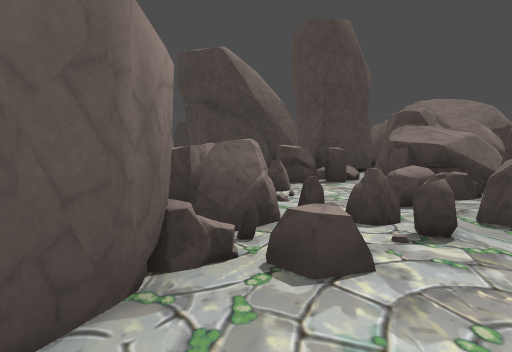
[1] (above)

24 first-person views from a walk through a 3-D level made in the Godot game engine. The camera is 1.3 m above the floor, tilts 4° down and sees 70° across. The floor is counted in squares, 2 m on a side. Each view is taken from the middle of a square. On the plan, view 1 faces up. The plan holds only what a view shows up to about 11 squares ahead; the rest is blank. The place goes on beyond the plan. Some surface patterns are stand-ins.

[2]
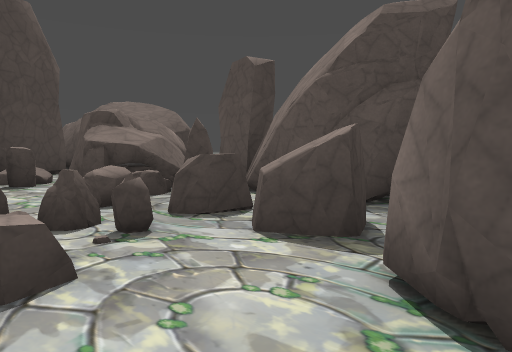

[3]
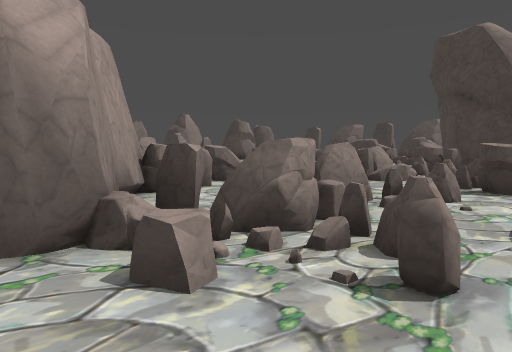

[4]
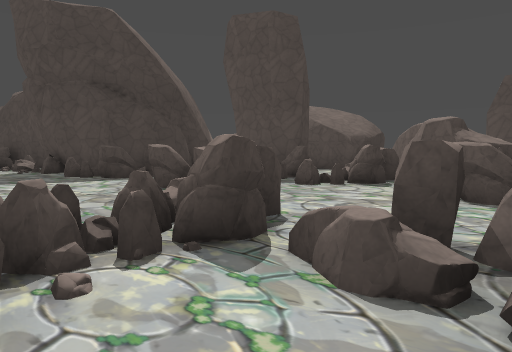

[5]
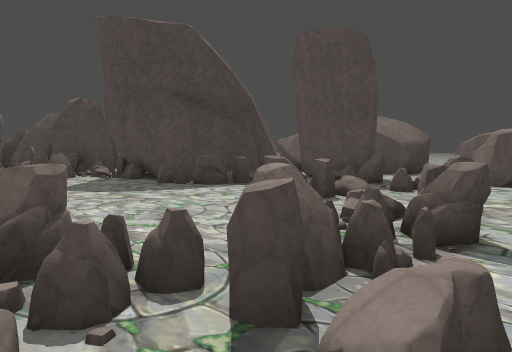

[6]
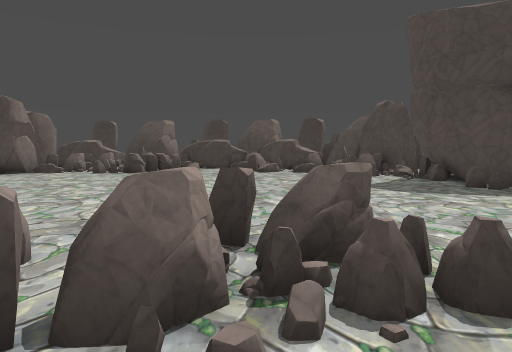

[7]
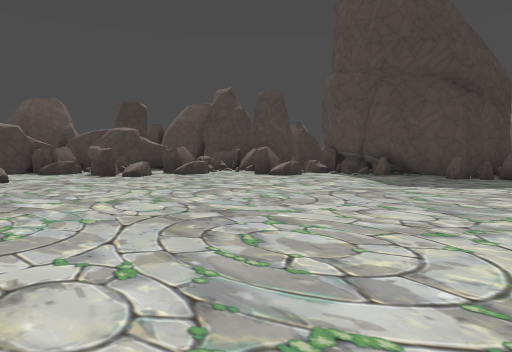

[8]
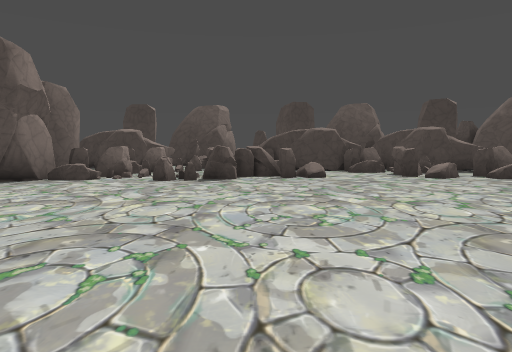

[9]
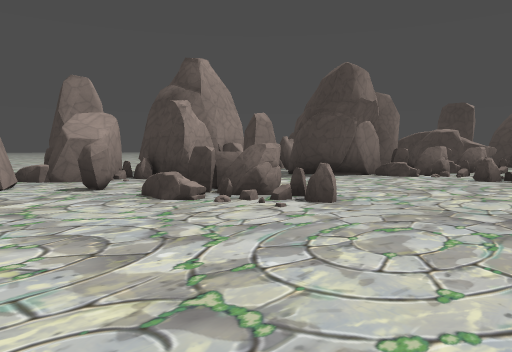

[10]
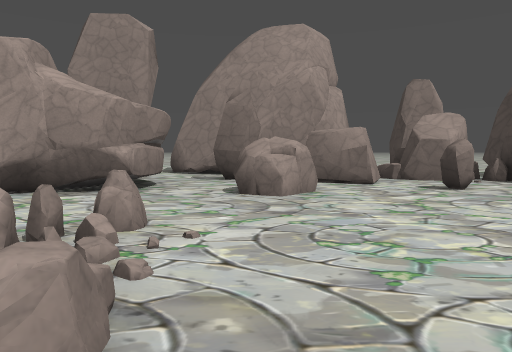

[11]
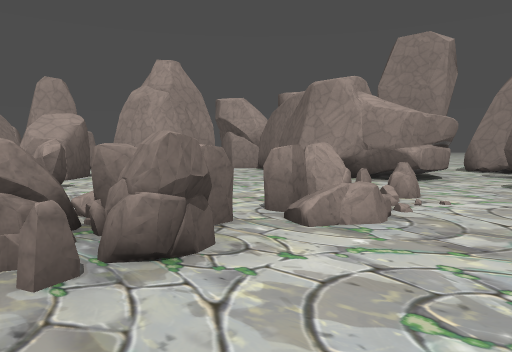

[12]
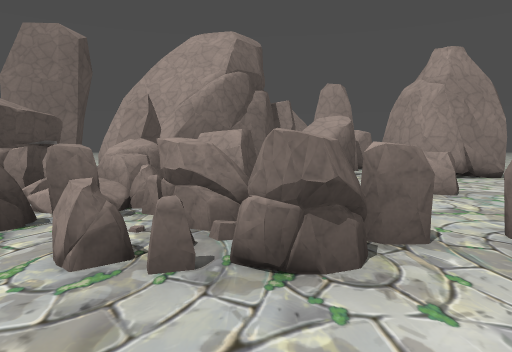

[13]
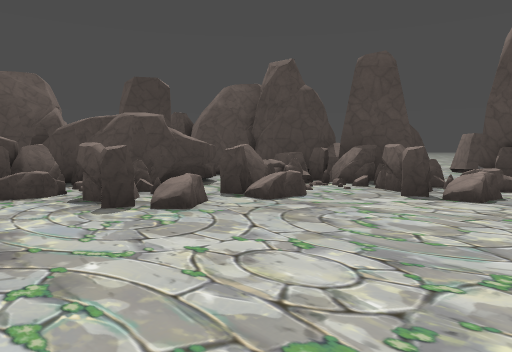

[14]
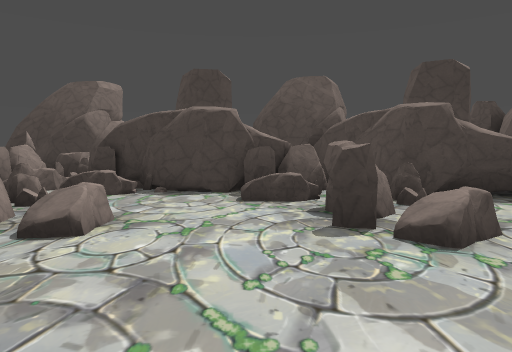

[15]
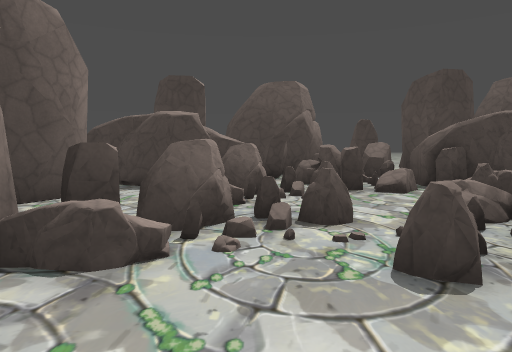

[16]
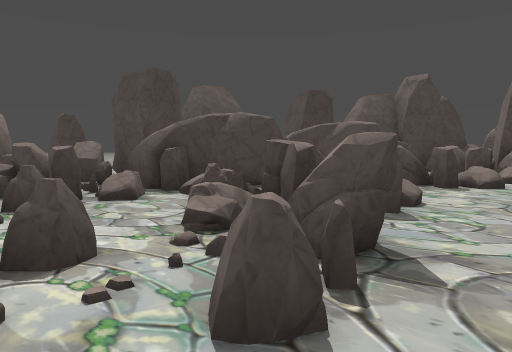

[17]
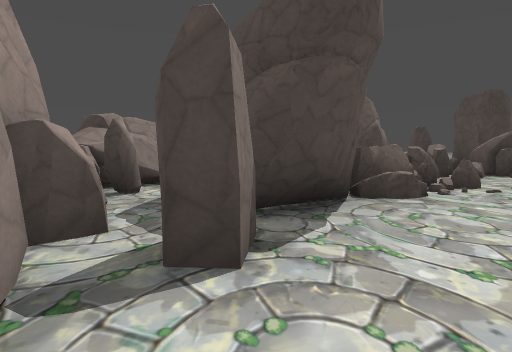

[18]
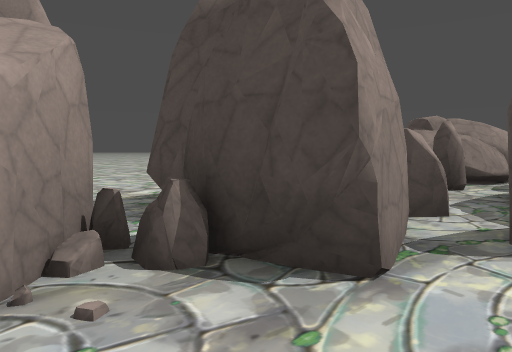

[19]
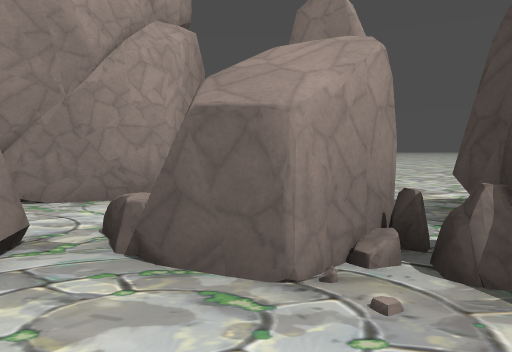

[20]
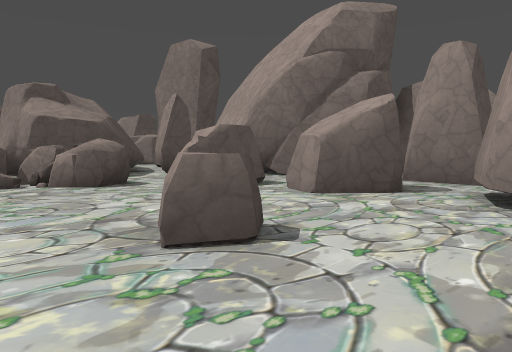

[21]
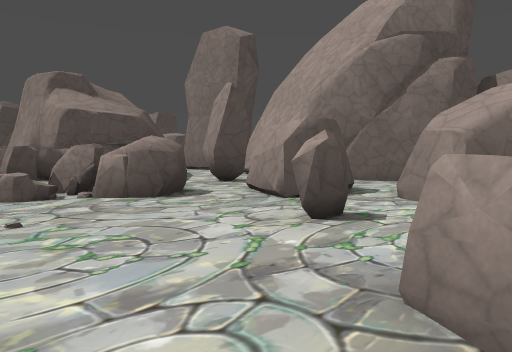

[22]
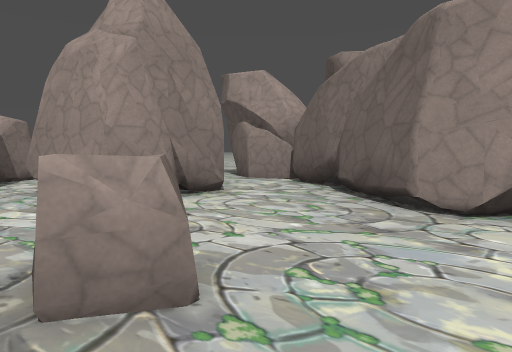

[23]
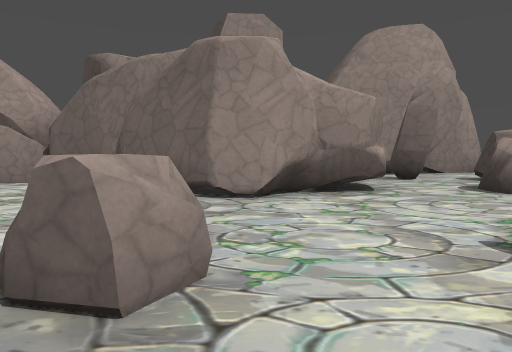

[24]
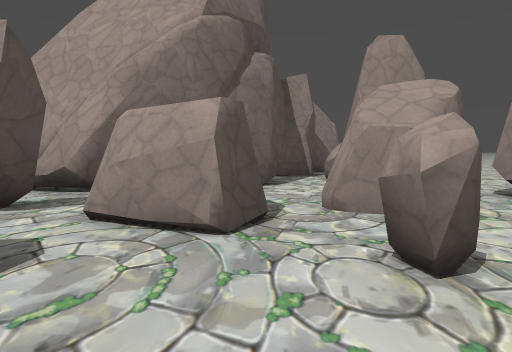

### Floor plan
Points are (right, up) in squares from view 1. A wall is a line through its corners. A room is listed if a view was taken in it or the views show most of it. See-through windows are left out.
Room 1 (views 1, 2, 3, 4, 5, 6, 7, 8, 9, 10, 11, 12, 13, 14, 15, 16, 17, 18, 19, 20, 21, 22, 23, 24)
walls: (-2.5, 14.7) (-2.5, 15.5); (-9.7, 22.7) (-10.6, 23.1); (-2.4, 14.6) (-2.6, 15.2); (-2.2, 17.4) (-1.7, 18.1); (-11.2, 23.3) (-11.8, 23.5) (-11.9, 23.9); (-4.8, 22.4) (-5.5, 21.9); (-7.5, 23.6) (-7.8, 24); (-7.4, 23.8) (-7.7, 24.3); (-12, 23.6) (-11.8, 24.4); (-0.2, 13.1) (-1.8, 13.7) (-2.6, 15.2); (-3.3, 23.6) (-3.6, 24); (0.4, 13.2) (-0.1, 13.1) (-0.8, 13.3); (-15.3, 23.9) (-15.7, 23.8); (-16.1, 23.7) (-16.6, 23.5) (-17.7, 24); (-17.5, 24) (-18.1, 24.1); (-17.8, 7.1) (-17.5, 6.7); (-17.7, 7) (-17.4, 5.4); (-6.6, 3.7) (-3.8, 4) (-3.3, 3.7); (-17.7, 6.8) (-17, 5.1); (-5.6, 3.7) (-5.1, 4); (-6.4, 3.5) (-6.2, 3.7) (-5.7, 3.8); (-5.5, 3.7) (-4.6, 4.3); (-18.1, 7) (-17.5, 6.7); (-18.3, 7.1) (-17.5, 6.8) (-17.4, 5.8) (-16.9, 5.1); (-18.4, 7.2) (-18, 7.1); (-6.6, 3.1) (-6.3, 3.7); (-17.4, 5.9) (-16.9, 5.1); (-18.9, 7.2) (-18.1, 7.2) (-17.3, 6.5) (-17.1, 4.2); (-19.2, 7.3) (-18, 7.1); (-6.7, 2.6) (-6.3, 3.7); (-17.1, 4.9) (-17.1, 4.3) (-19.4, 0.9); (-17, 4.7) (-17.2, 4.2); (-6.8, 2.1) (-6.7, 3.1); (2.7, 7.4) (3.3, 7.9); (-22.4, 10.3) (-22.4, 9.8); (-23, 11.8) (-22.5, 10.8); (-23, 11.7) (-22.2, 9.9); (3.5, 8) (4.1, 8.6); (-1.8, 2.6) (-0.4, 1.9) (-0.8, 1); (-6, 0.8) (-6.5, 1.7); (2.7, 5.4) (2.3, 5.7); (-18, 2.9) (-18.3, 2.6) (-19.1, 1.1); (3.5, 5.8) (3, 5.4); (3.5, 5.8) (2.8, 5.5); (3.5, 5.6) (3, 5.4); (3.5, 5.5) (2.9, 5.4); (3.5, 5.5) (3, 5.4); (-18.5, 2.7) (-18.7, 2.2); (4.6, 6.8) (4.1, 6.4); (-8.5, -0.5) (-7.4, -0.9); (-9.9, -1.2) (-9.2, -1.2); (-9.7, -1.3) (-9.3, -0.9); (-11.6, -2.6) (-11.3, -1.8) (-8.1, -0.5)
low walls: (-1.9, 17.6) (-1.5, 18.1); (-17.4, 5.4) (-17, 5.1) (-17, 4.4); (2.7, 5.4) (2.4, 5.6); (3, 5.4) (2.5, 5.6); (-18.6, 2.6) (-18.8, 1.6); (-8.1, -0.5) (-6.6, -1.1); (-8.4, -0.6) (-7.8, -0.6); (-7.9, -0.6) (-6.7, -0.9); (-7.9, -0.7) (-6.8, -0.8)
ways out: opening at (-20.5, 7.5); opening at (-16.5, -0.8); opening at (-12, -3.5); opening at (-6, 0)
objects: rock (-23, 14); other object (-21, 13); rock (-21, 15); other object (-21, 19); other object (-21, 21); rock (-21, 21) to (-20, 22); rock (-20, 8) to (-20, 9); rock (-20, 10) to (-19, 11); rock (-20, 12); rock (-20, 13); rock (-20, 14); rock (-20, 15) to (-19, 16); rock (-20, 17) to (-19, 17); other object (-20, 18); rock (-20, 19) to (-20, 20); rock (-19, 16) to (-18, 16); rock (-19, 18) to (-17, 20); rock (-18, 9) to (-18, 10); rock (-18, 12); rock (-18, 21) to (-18, 22); rock (-18, 27) to (-16, 27); rock (-17, 0) to (-15, 1); rock (-17, 13); rock (-17, 14); rock (-16, 13); rock (-16, 14); rock (-16, 19); rock (-16, 20); rock (-16, 21); rock (-16, 27) to (-13, 29); rock (-15, 7); rock (-15, 8); rock (-15, 14); rock (-15, 20); rock (-15, 21); rock (-15, 22) to (-15, 23); rock (-15, 26); rock (-14, -2) to (-13, -2); rock (-14, 4); rock (-14, 7); rock (-14, 8); rock (-14, 19); rock (-14, 20); rock (-14, 23); rock (-14, 24); rock (-13, 0) to (-12, 1); rock (-13, 7); rock (-13, 8); rock (-13, 19); rock (-13, 20); rock (-13, 23); other object (-13, 24); other object (-13, 25); rock (-13, 26); rock (-12, 3); rock (-12, 7); rock (-12, 20); rock (-12, 21); rock (-12, 22); rock (-12, 23); rock (-12, 25); rock (-12, 26) to (-12, 27); rock (-12, 28); rock (-11, 1) to (-10, 2); rock (-11, 7); rock (-11, 8); rock (-11, 20); other object (-11, 21); rock (-11, 22); other object (-11, 23); rock (-11, 26) to (-10, 27); rock (-10, 6); rock (-10, 7); rock (-10, 8); rock (-10, 20); rock (-9, 3) to (-9, 4); rock (-9, 5); rock (-9, 6); rock (-9, 7); rock (-9, 23); rock (-9, 26) to (-7, 28); rock (-8, 1); rock (-8, 4); rock (-8, 6); rock (-8, 7); rock (-8, 8); rock (-8, 20); rock (-8, 21); rock (-8, 22); rock (-8, 23); rock (-8, 25); rock (-7, 6); rock (-7, 7); rock (-7, 8); rock (-7, 20); other object (-7, 21); rock (-7, 22); rock (-6, 5); rock (-6, 6); rock (-6, 7); rock (-6, 19); rock (-6, 20); rock (-6, 21); other object (-6, 22); rock (-5, 6); rock (-5, 7); rock (-5, 18); other object (-5, 20); other object (-5, 21); rock (-5, 25) to (-5, 26); rock (-4, 5); rock (-4, 6); rock (-4, 7); rock (-4, 17); other object (-4, 18); rock (-4, 19); other object (-4, 20); rock (-4, 21); rock (-4, 22); rock (-4, 23); other object (-4, 24); rock (-4, 26) to (-3, 26); rock (-3, 4); rock (-3, 13); rock (-3, 14); rock (-3, 15); other object (-3, 17); rock (-3, 18); other object (-3, 20); rock (-3, 21); rock (-3, 22); rock (-3, 23); rock (-2, 9); other object (-2, 10); rock (-2, 11); other object (-2, 13); other object (-2, 16); rock (-2, 17); rock (-2, 22) to (-1, 22); rock (-1, 3); rock (-1, 5) to (-1, 6); rock (-1, 9); rock (-1, 12); rock (0, 2); rock (0, 3); rock (0, 4); other object (0, 5); rock (0, 6); rock (0, 8); rock (0, 10); rock (0, 20) to (1, 21); rock (1, 3); rock (1, 4); other object (1, 8); rock (2, 0); rock (2, 2) to (3, 2); rock (2, 3) to (3, 3); rock (2, 4); rock (2, 6); rock (2, 8); rock (2, 9); rock (2, 10); rock (2, 11) to (3, 13); rock (2, 18) to (3, 19); rock (3, 4); rock (3, 5); rock (4, 2) to (6, 4); rock (5, 5) to (6, 6)

Where each view was taken, in squares from view 1:
view 1: 0 up, 0 right, facing up
view 2: 0 up, 0 right, facing up-right
view 3: 1 up, 2 right, facing up-left
view 4: 4 up, 6 left, facing up-right
view 5: 5 up, 8 left, facing up-right
view 6: 5 up, 8 left, facing up
view 7: 11 up, 12 left, facing up-right
view 8: 11 up, 12 left, facing up
view 9: 10 up, 12 left, facing up-left
view 10: 9 up, 12 left, facing left
view 11: 10 up, 10 left, facing down-left
view 12: 10 up, 11 left, facing down
view 13: 16 up, 10 left, facing up-right
view 14: 17 up, 9 left, facing up
view 15: 17 up, 15 left, facing up
view 16: 18 up, 15 left, facing up-right
view 17: 14 up, 18 left, facing up
view 18: 13 up, 18 left, facing up-left
view 19: 13 up, 18 left, facing left
view 20: 6 up, 16 left, facing down-right
view 21: 6 up, 14 left, facing down-right
view 22: 6 up, 13 left, facing down-left
view 23: 5 up, 12 left, facing left
view 24: 5 up, 11 left, facing down
